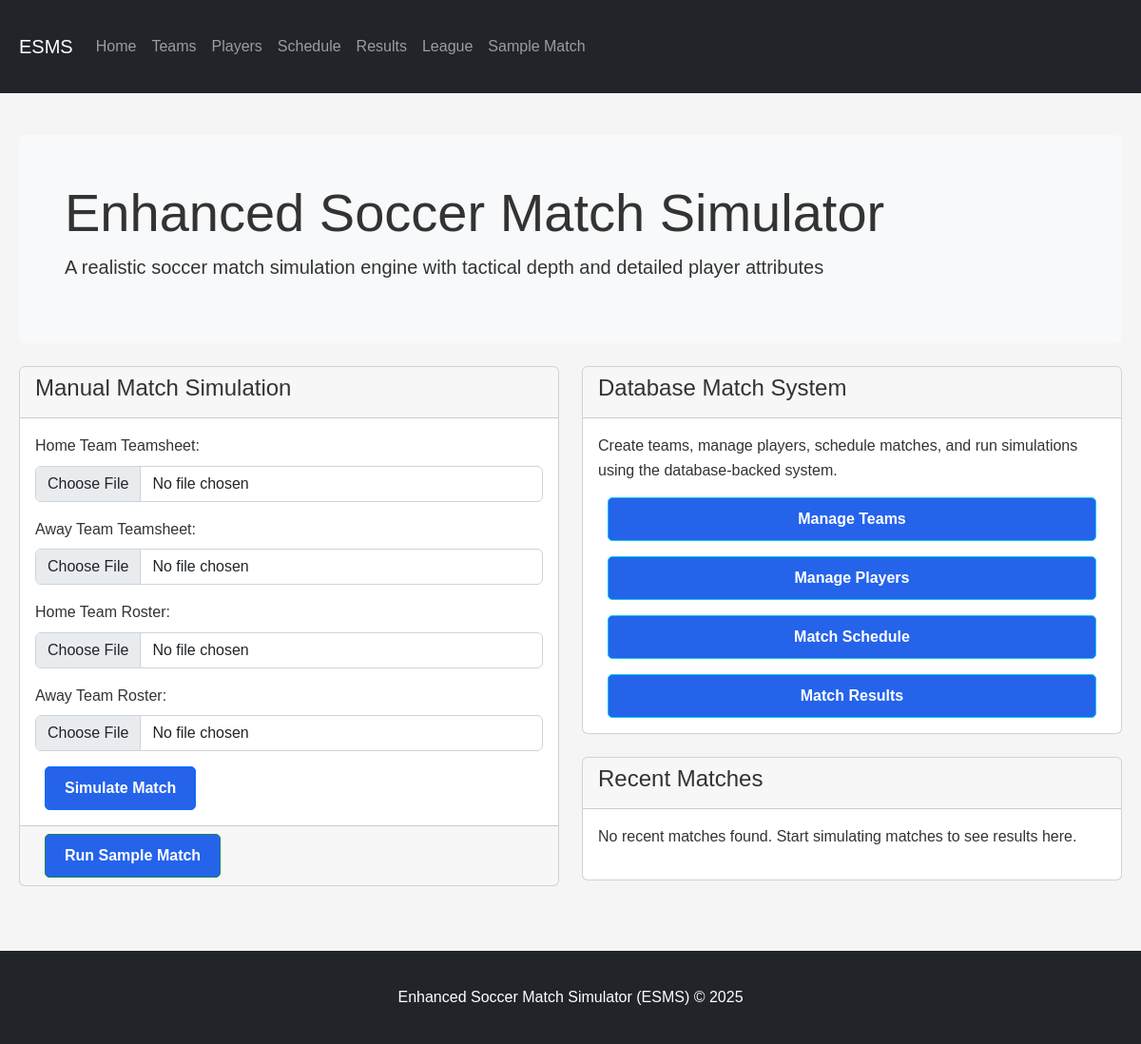
/, run on an earlier commit of the app's database.
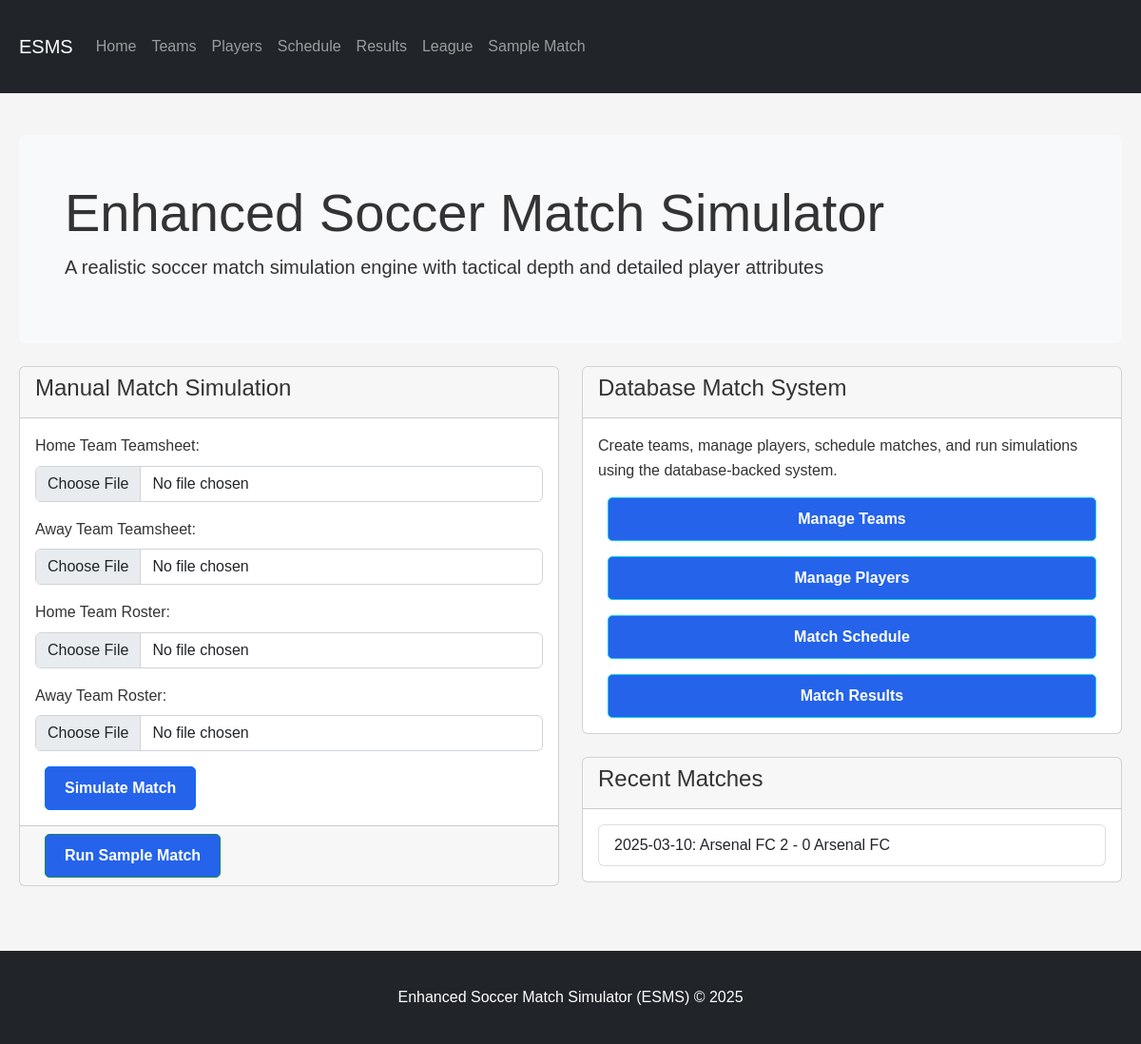
And on a later commit of the database.
### esms/models/match.py (models this page shows, shortened)
class Match(db.Model):
    id = db.Column(db.Integer, primary_key=True)
    home_team_id = db.Column(db.Integer, db.ForeignKey('team.id'), nullable=False)
    away_team_id = db.Column(db.Integer, db.ForeignKey('team.id'), nullable=False)
    scheduled_time = db.Column(db.DateTime, default=datetime.utcnow)
    completed = db.Column(db.Boolean, default=False)
    home_score = db.Column(db.Integer, default=0)
    away_score = db.Column(db.Integer, default=0)
    home_team = db.relationship('Team', foreign_keys=[home_team_id], backref='home_matches')
    away_team = db.relationship('Team', foreign_keys=[away_team_id], backref='away_matches')
    match_events = db.relationship('MatchEvent', backref='match', lazy='dynamic')

### esms/models/team.py (models this page shows, shortened)
class Team(db.Model):
    id = db.Column(db.Integer, primary_key=True)
    name = db.Column(db.String(100), nullable=False, unique=True)
    tactic = db.Column(db.String(1), default='N')  # N, A, D, P, C
    formation = db.Column(db.String(10), default='4-4-2')
    created_at = db.Column(db.DateTime, default=datetime.utcnow)

### esms/routes/main.py (the view)
@main_bp.route('/')
def index():
    recent_matches = Match.query.filter_by(completed=True).order_by(Match.scheduled_time.desc()).limit(5).all()
    return render_template('index.html', matches=recent_matches)

### app.py (called while the page is built)
@app.context_processor
def utility_processor():
    return dict(get_country_code=get_country_code)

### templates/index.html (shortened to what this page needs)
{% extends "base.html" %}
{% block content %}
<div class="container mt-4">
    <div class="jumbotron bg-light p-5 rounded">
        <h1 class="display-4">Enhanced Soccer Match Simulator</h1>
        <p class="lead">A realistic soccer match simulation engine with tactical depth and detailed player attributes</p>
    </div>
    <div class="row mt-4">
        <div class="col-md-6">
            <div class="card">
                <div class="card-header">
                    <h4>Manual Match Simulation</h4>
                </div>
                <div class="card-body">
                    <form action="{{ url_for('match.simulate') }}" method="post" enctype="multipart/form-data">
                        <div class="mb-3">
                            <label for="home_teamsheet" class="form-label">Home Team Teamsheet:</label>
                            <input type="file" class="form-control" id="home_teamsheet" name="home_teamsheet" required>
                        </div>
                        <div class="mb-3">
                            <label for="away_teamsheet" class="form-label">Away Team Teamsheet:</label>
                            <input type="file" class="form-control" id="away_teamsheet" name="away_teamsheet" required>
                        </div>
                        <div class="mb-3">
                            <label for="home_roster" class="form-label">Home Team Roster:</label>
                            <input type="file" class="form-control" id="home_roster" name="home_roster" required>
                        </div>
                        <div class="mb-3">
                            <label for="away_roster" class="form-label">Away Team Roster:</label>
                            <input type="file" class="form-control" id="away_roster" name="away_roster" required>
                        </div>
                        <button type="submit" class="btn btn-primary">Simulate Match</button>
                    </form>
                </div>
                <div class="card-footer">
                    <a href="{{ url_for('match.sample') }}" class="btn btn-success">Run Sample Match</a>
                </div>
            </div>
        </div>
        <div class="col-md-6">
            <div class="card mb-4">
                <div class="card-header">
                    <h4>Database Match System</h4>
                </div>
                <div class="card-body">
                    <p>Create teams, manage players, schedule matches, and run simulations using the database-backed system.</p>
                    <div class="d-grid gap-2">
                        <a href="{{ url_for('team.list_teams') }}" class="btn btn-info mb-2">Manage Teams</a>
                        <a href="{{ url_for('player.list_players') }}" class="btn btn-info mb-2">Manage Players</a>
                        <a href="{{ url_for('match.schedule') }}" class="btn btn-info mb-2">Match Schedule</a>
                        <a href="{{ url_for('match.list_results') }}" class="btn btn-info">Match Results</a>
                    </div>
                </div>
            </div>
            <div class="card">
                <div class="card-header">
                    <h4>Recent Matches</h4>
                </div>
                <div class="card-body">
                    {% set matches = matches|default([]) %}
                    {% if matches %}
                        <ul class="list-group">
                            {% for match in matches %}
                                <li class="list-group-item">
                                    {{ match.scheduled_time.strftime('%Y-%m-%d') }}:
                                    {{ match.home_team.name }} {{ match.home_score }} - {{ match.away_score }} {{ match.away_team.name }}
                                </li>
                            {% endfor %}
                        </ul>
                    {% else %}
                        <p>No recent matches found. Start simulating matches to see results here.</p>
                    {% endif %}
                </div>
            </div>
        </div>
    </div>
</div>
{% endblock %}

What changed in the data, as far as the page shows it:
added Match: scheduled_time "2025-03-10", home_team.name "Arsenal FC", home_score "2", away_score "0", away_team.name "Arsenal FC"
Also different on the page:
text no longer shown: "No recent matches found. Start simulating matches to see results here."
